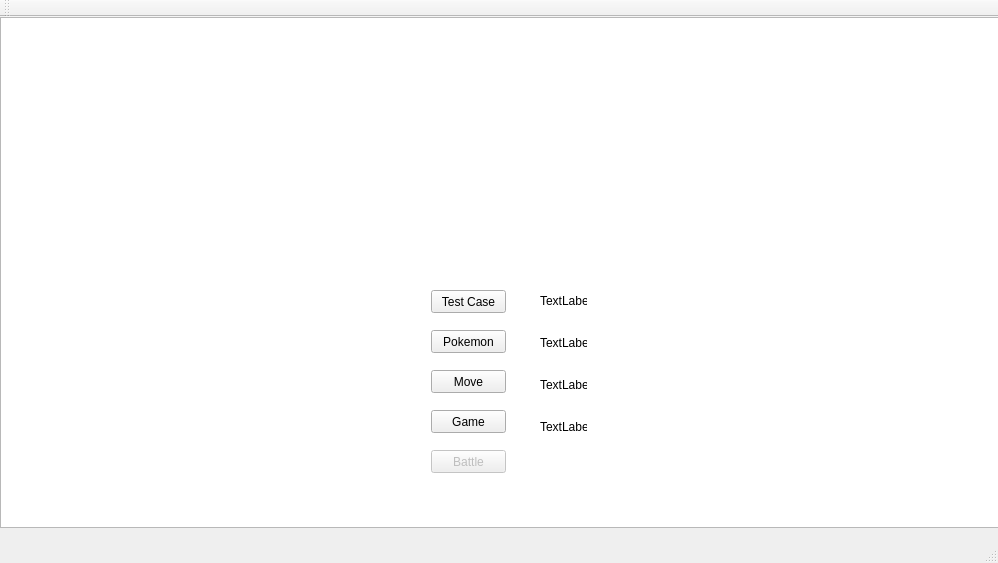
<?xml version="1.0" encoding="UTF-8"?>
<ui version="4.0">
 <class>PokemomClass</class>
 <widget class="QMainWindow" name="PokemomClass">
  <property name="geometry">
   <rect>
    <x>0</x>
    <y>0</y>
    <width>998</width>
    <height>563</height>
   </rect>
  </property>
  <property name="windowTitle">
   <string>Pokemom</string>
  </property>
  <widget class="QWidget" name="centralWidget">
   <property name="autoFillBackground">
    <bool>true</bool>
   </property>
   <property name="styleSheet">
    <string notr="true"/>
   </property>
   <widget class="QPushButton" name="pb_test_case">
    <property name="geometry">
     <rect>
      <x>431</x>
      <y>273</y>
      <width>75</width>
      <height>23</height>
     </rect>
    </property>
    <property name="text">
     <string>Test Case</string>
    </property>
   </widget>
   <widget class="QFrame" name="frame">
    <property name="geometry">
     <rect>
      <x>190</x>
      <y>20</y>
      <width>631</width>
      <height>221</height>
     </rect>
    </property>
    <property name="sizePolicy">
     <sizepolicy hsizetype="Expanding" vsizetype="Expanding">
      <horstretch>0</horstretch>
      <verstretch>0</verstretch>
     </sizepolicy>
    </property>
    <property name="autoFillBackground">
     <bool>false</bool>
    </property>
    <property name="styleSheet">
     <string notr="true"> background-image: url(:/Pokemom/Resources/pokemon-logo.png);
    background-repeat: no-repeat;
    background-position: center;
background-attachment: fixed;
    background-size: cover;</string>
    </property>
    <property name="frameShape">
     <enum>QFrame::NoFrame</enum>
    </property>
    <property name="frameShadow">
     <enum>QFrame::Raised</enum>
    </property>
   </widget>
   <widget class="QGraphicsView" name="graphicsView">
    <property name="geometry">
     <rect>
      <x>0</x>
      <y>0</y>
      <width>1001</width>
      <height>511</height>
     </rect>
    </property>
    <property name="styleSheet">
     <string notr="true">background-image: url(:/Pokemom/Resources/background.jpg); 
background-repeat: no-repeat; 
background-position: center; 
background-attachment: fixed; 
background-size: cover;</string>
    </property>
   </widget>
   <widget class="QPushButton" name="pb_pokemom">
    <property name="geometry">
     <rect>
      <x>431</x>
      <y>313</y>
      <width>75</width>
      <height>23</height>
     </rect>
    </property>
    <property name="text">
     <string>Pokemon</string>
    </property>
   </widget>
   <widget class="QPushButton" name="pb_move">
    <property name="geometry">
     <rect>
      <x>431</x>
      <y>353</y>
      <width>75</width>
      <height>23</height>
     </rect>
    </property>
    <property name="text">
     <string>Move</string>
    </property>
   </widget>
   <widget class="QPushButton" name="pb_game">
    <property name="geometry">
     <rect>
      <x>431</x>
      <y>393</y>
      <width>75</width>
      <height>23</height>
     </rect>
    </property>
    <property name="text">
     <string>Game</string>
    </property>
   </widget>
   <widget class="QPushButton" name="pb_battle">
    <property name="enabled">
     <bool>false</bool>
    </property>
    <property name="geometry">
     <rect>
      <x>431</x>
      <y>433</y>
      <width>75</width>
      <height>23</height>
     </rect>
    </property>
    <property name="text">
     <string>Battle</string>
    </property>
   </widget>
   <widget class="QLabel" name="label">
    <property name="geometry">
     <rect>
      <x>540</x>
      <y>276</y>
      <width>47</width>
      <height>16</height>
     </rect>
    </property>
    <property name="text">
     <string>TextLabel</string>
    </property>
   </widget>
   <widget class="QLabel" name="label_2">
    <property name="geometry">
     <rect>
      <x>540</x>
      <y>318</y>
      <width>47</width>
      <height>16</height>
     </rect>
    </property>
    <property name="text">
     <string>TextLabel</string>
    </property>
   </widget>
   <widget class="QLabel" name="label_3">
    <property name="geometry">
     <rect>
      <x>540</x>
      <y>360</y>
      <width>47</width>
      <height>16</height>
     </rect>
    </property>
    <property name="text">
     <string>TextLabel</string>
    </property>
   </widget>
   <widget class="QLabel" name="label_5">
    <property name="geometry">
     <rect>
      <x>540</x>
      <y>402</y>
      <width>47</width>
      <height>16</height>
     </rect>
    </property>
    <property name="text">
     <string>TextLabel</string>
    </property>
   </widget>
   <zorder>graphicsView</zorder>
   <zorder>pb_test_case</zorder>
   <zorder>frame</zorder>
   <zorder>pb_pokemom</zorder>
   <zorder>pb_move</zorder>
   <zorder>pb_game</zorder>
   <zorder>pb_battle</zorder>
   <zorder>label</zorder>
   <zorder>label_2</zorder>
   <zorder>label_3</zorder>
   <zorder>label_5</zorder>
  </widget>
  <widget class="QMenuBar" name="menuBar">
   <property name="geometry">
    <rect>
     <x>0</x>
     <y>0</y>
     <width>998</width>
     <height>21</height>
    </rect>
   </property>
  </widget>
  <widget class="QToolBar" name="mainToolBar">
   <attribute name="toolBarArea">
    <enum>TopToolBarArea</enum>
   </attribute>
   <attribute name="toolBarBreak">
    <bool>false</bool>
   </attribute>
  </widget>
  <widget class="QStatusBar" name="statusBar"/>
 </widget>
 <layoutdefault spacing="6" margin="11"/>
 <resources>
  <include location="Pokemom.qrc"/>
 </resources>
 <connections/>
</ui>
